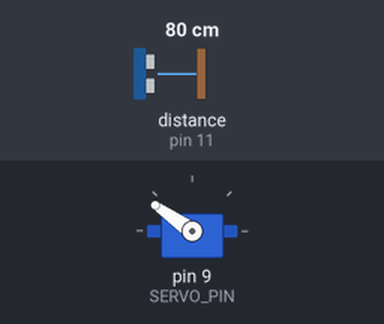
This sketch was run on a simulated Arduino Uno, built with avr-gcc and run on an emulated ATmega328P. Shown: servo. Wiring (inferred from the names in the program): ultrasonic range finder: trigger pin 12; echo pin 11. The inputs (shaded band) are chosen by the test bench; at power-on: distance to the obstacle (sensor on pin 11) 80 cm. The echo pulse lasts 58.3 µs per cm.

Above: at 1.3 s.
1.4 s: distance to the obstacle (sensor on pin 11) set to 11 cm
2.9 s: distance to the obstacle (sensor on pin 11) set to 8 cm
At 3.8 s:
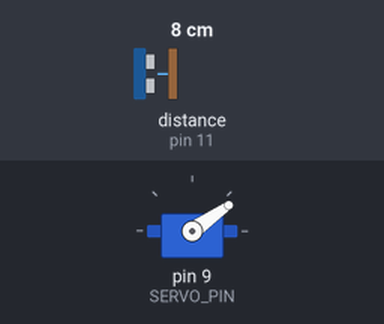
4.5 s: distance to the obstacle (sensor on pin 11) set to 18 cm
At 5.1 s:
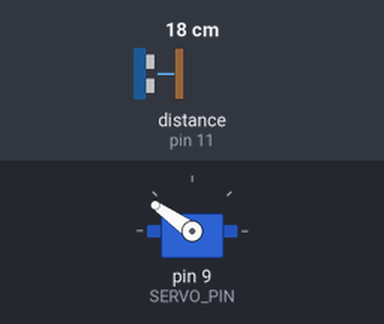
6.0 s: distance to the obstacle (sensor on pin 11) set to 2 cm
At 6.4 s:
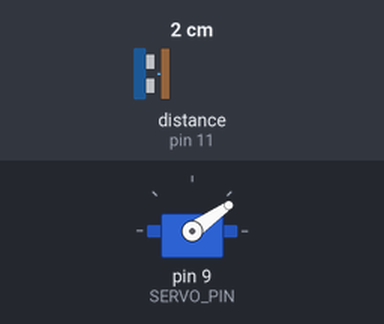
Timing chart, 0 to 8.5 s (numbered marks = the images above; inputs shaded):
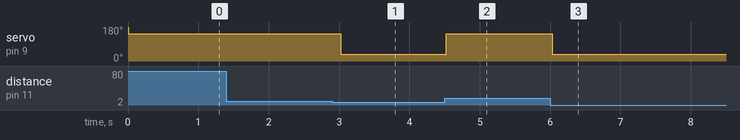

Measured:
- the behaviour switches between 10 and 9 cm on distance to the obstacle (sensor on pin 11) (found by bisection; images 0 and 1)
- after the input at 1.4 s, every drawn part: stays the same
- after the input at 2.9 s, servo on pin 9 (SERVO_PIN): 145° → 35° after 0.12 s
- after the input at 4.5 s, servo on pin 9 (SERVO_PIN): 35° → 145° at once
- after the input at 6.0 s, servo on pin 9 (SERVO_PIN): 145° → 35° at once

The sketch:

smart_pilldispenser.ino
```cpp
#include <Servo.h>

// constants won't change
const int TRIG_PIN = 12;  // Arduino pin connected to Ultrasonic Sensor's TRIG pin
const int ECHO_PIN = 11;  // Arduino pin connected to Ultrasonic Sensor's ECHO pin
const int SERVO_PIN = 9;  // Arduino pin connected to Servo Motor's pin
const int DISTANCE_THRESHOLD = 9; // centimeters

Servo servo; // create servo object to control a servo

// variables will change
float duration_us, distance_cm;

void setup() {
  Serial.begin(4800);       // initialize serial port
  pinMode(TRIG_PIN, OUTPUT); // set arduino pin to output mode
  pinMode(ECHO_PIN, INPUT);  // set arduino pin to input mode
  servo.attach(SERVO_PIN);   // attaches the servo on pin 9 to the servo object
  servo.write(180);
}

void loop() {
  // generate 10-microsecond pulse to TRIG pin
  digitalWrite(TRIG_PIN, HIGH);
  delayMicroseconds(100);
  digitalWrite(TRIG_PIN, LOW);

  // measure duration of pulse from ECHO pin
  duration_us = pulseIn(ECHO_PIN, HIGH);

  // calculate the distance
  distance_cm = 0.017 * duration_us;

  if (distance_cm < DISTANCE_THRESHOLD)
    servo.write(35);
  else
    servo.write(145);

  delay(500);
}
```
